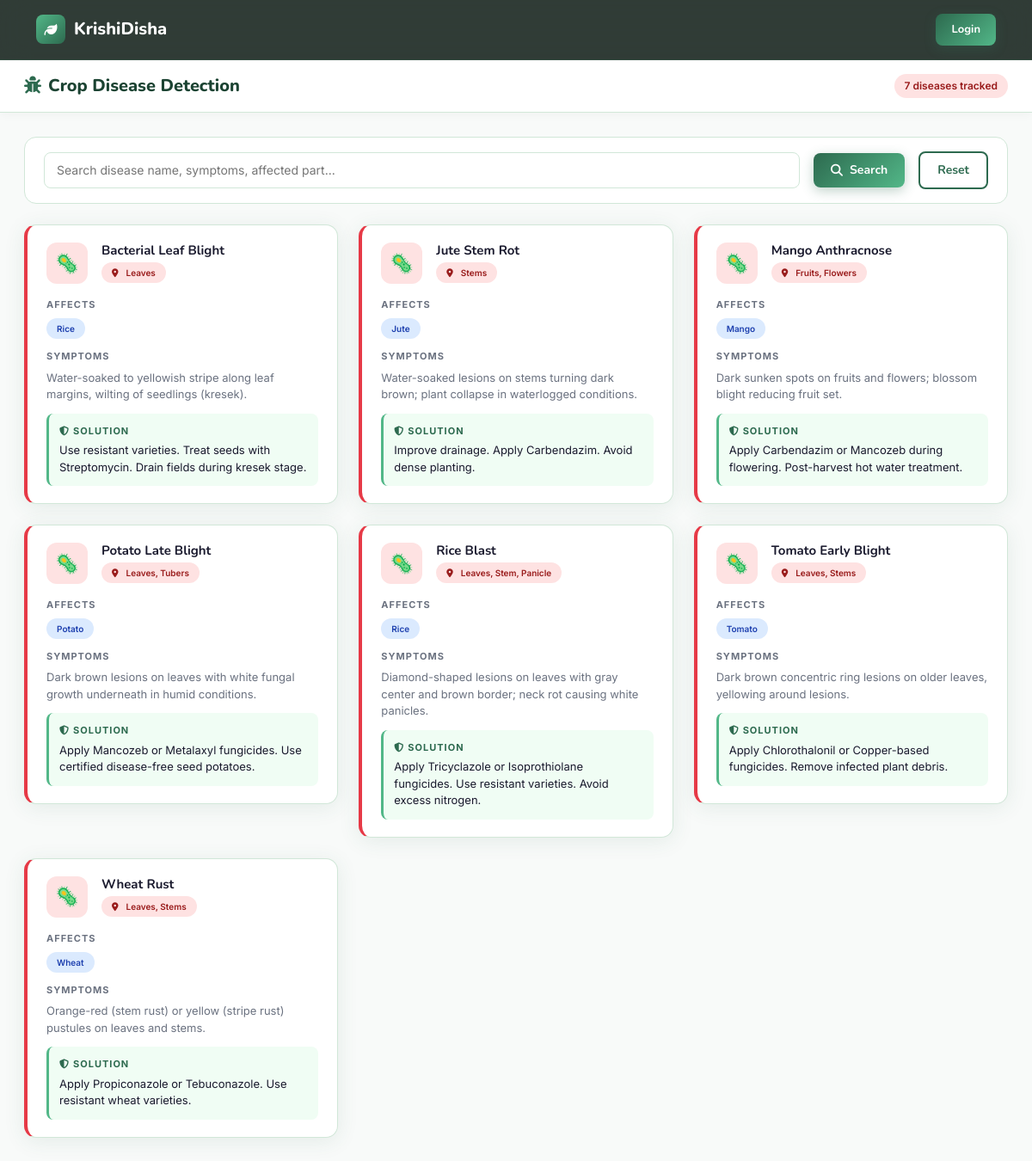
/modules/disease.php, run on the app's committed database.
### tables this page shows
CREATE TABLE DISEASE (
    id INT AUTO_INCREMENT PRIMARY KEY,
    name VARCHAR(200) NOT NULL,
    image VARCHAR(255),
    symptoms TEXT,
    solution TEXT,
    affected_part VARCHAR(100)
);

### includes/auth_check.php (called while the page is built, shortened)
<?php
function isLoggedIn(): bool {
    return isset($_SESSION['user_id']);
}

### modules/disease.php (the view, shortened to what this page needs)
<?php
require_once __DIR__ . '/../includes/auth_check.php';
require_once __DIR__ . '/../config/db.php';
$search = trim($_GET['q'] ?? '');
$where  = $search ? "WHERE d.name LIKE ? OR d.symptoms LIKE ? OR d.affected_part LIKE ?" : "";
$params = $search ? ["%$search%","%$search%","%$search%"] : [];
$stmt = $pdo->prepare("
    SELECT d.*, GROUP_CONCAT(c.name SEPARATOR ', ') as affected_crops
    FROM DISEASE d
    LEFT JOIN CROP_DISEASE cd ON d.id=cd.disease_id
    LEFT JOIN CROP c ON cd.crop_id=c.id
    $where
    GROUP BY d.id
    ORDER BY d.name ASC
");
$stmt->execute($params);
$diseases = $stmt->fetchAll();
?>
<?php include __DIR__ . '/../includes/header.php'; ?>
<?php $isAuth = isLoggedIn(); ?>
<?php if ($isAuth): ?>
<div class="layout-wrapper">
<?php include __DIR__ . '/../includes/sidebar.php'; ?>
<div class="main-content">
<?php else: ?>
<nav class="kd-navbar"><div class="container"><div class="d-flex align-items-center justify-content-between"><a href="/KrishiDisha/index.php" class="navbar-brand" style="display:flex;align-items:center;gap:10px;font-family:'Nunito',sans-serif;font-size:20px;font-weight:800;color:#fff;"><div style="width:34px;height:34px;background:linear-gradient(135deg,#52b788,#2d6a4f);border-radius:8px;display:flex;align-items:center;justify-content:center;"><i class="fa-solid fa-leaf" style="color:#fff;font-size:15px;"></i></div>KrishiDisha</a><a href="/KrishiDisha/auth/login.php" class="btn-kd btn-kd-primary" style="padding:8px 18px;font-size:13px;">Login</a></div></div></nav>
<div style="padding-top:70px;">
<?php endif; ?>
<div class="topbar">
    <div class="d-flex align-items-center gap-3">
        <div class="topbar-title"><i class="fa-solid fa-bug me-2" style="color:var(--danger);"></i>Crop Disease Detection</div>
    </div>
    <div class="topbar-actions"><span class="badge-kd badge-danger"><?= count($diseases) ?> diseases tracked</span></div>
</div>
<div class="page-body">
    <form class="filter-bar" method="GET">
        <input type="text" name="q" placeholder="Search disease name, symptoms, affected part..." value="<?= htmlspecialchars($search) ?>" style="flex:2;">
        <button type="submit" class="btn-kd btn-kd-primary"><i class="fa-solid fa-search"></i> Search</button>
        <a href="disease.php" class="btn-kd btn-kd-outline">Reset</a>
    </form>
    <div class="row g-4">
        <?php foreach ($diseases as $d): ?>
        <div class="col-md-6 col-lg-4">
            <div class="card-kd" style="border-left:4px solid var(--danger);">
                <div class="card-body-kd">
                    <div class="d-flex align-items-start gap-3 mb-3">
                        <div style="width:48px;height:48px;background:#fee2e2;border-radius:12px;display:flex;align-items:center;justify-content:center;font-size:22px;flex-shrink:0;">🦠</div>
                        <div>
                            <h5 style="font-size:15px;margin-bottom:4px;"><?= htmlspecialchars($d['name']) ?></h5>
                            <span class="badge-kd badge-danger" style="font-size:10px;"><i class="fa-solid fa-location-dot me-1"></i><?= htmlspecialchars($d['affected_part'] ?? 'N/A') ?></span>
                        </div>
                    </div>
                    <?php if ($d['affected_crops']): ?>
                    <div style="margin-bottom:12px;">
                        <div style="font-size:11px;font-weight:700;text-transform:uppercase;letter-spacing:1px;color:var(--text-muted);margin-bottom:6px;">Affects</div>
                        <div style="display:flex;flex-wrap:wrap;gap:4px;">
                            <?php foreach (explode(', ', $d['affected_crops']) as $crop): ?>
                            <span class="badge-kd badge-info" style="font-size:10px;"><?= htmlspecialchars(trim($crop)) ?></span>
                            <?php endforeach; ?>
                        </div>
                    </div>
                    <?php endif; ?>
                    <div style="margin-bottom:12px;">
                        <div style="font-size:11px;font-weight:700;text-transform:uppercase;letter-spacing:1px;color:var(--text-muted);margin-bottom:6px;">Symptoms</div>
                        <p style="font-size:13px;color:var(--text-muted);line-height:1.5;margin:0;"><?= htmlspecialchars($d['symptoms'] ?? 'N/A') ?></p>
                    </div>
                    <div style="background:#f0fdf4;border-radius:8px;padding:12px;border-left:3px solid var(--primary-light);">
                        <div style="font-size:11px;font-weight:700;text-transform:uppercase;letter-spacing:1px;color:var(--primary);margin-bottom:4px;"><i class="fa-solid fa-shield-halved me-1"></i>Solution</div>
                        <p style="font-size:13px;color:var(--text);line-height:1.5;margin:0;"><?= htmlspecialchars($d['solution'] ?? 'N/A') ?></p>
                    </div>
                </div>
            </div>
        </div>
        <?php endforeach; ?>
    </div>
</div>
<?php if ($isAuth): ?></div></div><?php else: ?></div><?php endif; ?>
<?php include __DIR__ . '/../includes/footer.php'; ?>

### includes/header.php (shortened to what this page needs)
<!DOCTYPE html>
<html lang="en">
<head>
    <link rel="stylesheet" href="https://cdn.jsdelivr.net/npm/bootstrap@5.3.2/dist/css/bootstrap.min.css">
    <link rel="stylesheet" href="https://cdnjs.cloudflare.com/ajax/libs/font-awesome/6.5.0/css/all.min.css">
    <link rel="stylesheet" href="/KrishiDisha/assets/css/style.css">
</head>
<?php
$theme_style = "";
?>
<body <?= $theme_style ?>>

### includes/footer.php (shortened to what this page needs)
</body>
</html>

### assets/css/style.css (style rules this page uses)
:root { --primary: #2d6a4f; --primary-light: #52b788; --primary-dark: #1b4332; --accent: #74c69d; --accent2: #b7e4c7; --accent3: #d8f3dc; --gold: #f4a261; --gold-light: #ffd166; --danger: #e63946; --warning: #f4a261; --info: #4895ef; --dark: #0d1b14; --dark2: #162820; --dark3: #1e3a2f; --surface: #ffffff; --surface2: #f8faf9; --surface3: #eef6f1; --text: #1a1a2e; --text-muted: #6b7280; --border: #d1e7d8; --sidebar-w: 260px; --radius: 14px; --radius-sm: 8px; --shadow: 0 4px 24px rgba(45,106,79,0.10); --shadow-lg: 0 8px 40px rgba(45,106,79,0.18); --transition: 0.25s cubic-bezier(0.4,0,0.2,1); }
*, *::before, *::after { box-sizing: border-box; margin: 0; padding: 0; }
html { scroll-behavior: smooth; }
body { font-family: 'Inter', sans-serif; font-size: 15px; color: var(--text); background: var(--surface2); line-height: 1.6; }
h1,h2,h3,h4,h5,h6 { font-family: 'Nunito', sans-serif; font-weight: 700; }
a { text-decoration: none; color: inherit; }
.topbar { background: var(--surface); border-bottom: 1px solid var(--border); padding: 14px 28px; display: flex; align-items: center; justify-content: space-between; position: sticky; top: 0; z-index: 100; box-shadow: 0 2px 12px rgba(0,0,0,0.04); }
.topbar-title { font-family: 'Nunito', sans-serif; font-size: 20px; font-weight: 800; color: var(--primary-dark); }
.topbar-title i { color: var(--primary) !important; }
.topbar-actions { display: flex; align-items: center; gap: 12px; }
.page-body { padding: 28px; flex: 1; }
.card-kd { background: var(--surface); border: 1px solid var(--border); border-radius: var(--radius); box-shadow: var(--shadow); transition: transform var(--transition), box-shadow var(--transition); overflow: hidden; }
.card-kd .card-body-kd { padding: 20px 22px; }
.btn-kd { display: inline-flex; align-items: center; gap: 8px; padding: 9px 20px; border-radius: var(--radius-sm); font-family: 'Nunito', sans-serif; font-weight: 700; font-size: 14px; border: none; cursor: pointer; transition: all var(--transition); text-decoration: none; }
.btn-kd-primary { background: linear-gradient(135deg, var(--primary), var(--primary-light)); color: #fff; box-shadow: 0 4px 14px rgba(45,106,79,0.3); }
.btn-kd-outline { background: transparent; border: 2px solid var(--primary); color: var(--primary); }
.badge-kd { display: inline-flex; align-items: center; gap: 5px; padding: 4px 12px; border-radius: 20px; font-size: 12px; font-weight: 600; }
.badge-danger { background: #fee2e2; color: #991b1b; }
.badge-info { background: #dbeafe; color: #1e40af; }
.kd-navbar { position: fixed; top: 0; left: 0; right: 0; z-index: 999; padding: 16px 0; background: rgba(13,27,20,0.85); backdrop-filter: blur(16px); border-bottom: 1px solid rgba(82,183,136,0.15); transition: all var(--transition); }
.kd-navbar .navbar-brand { display: flex; align-items: center; gap: 10px; font-family: 'Nunito', sans-serif; font-size: 22px; font-weight: 800; color: #fff; }
.filter-bar { background: var(--surface); border: 1px solid var(--border); border-radius: var(--radius); padding: 16px 22px; margin-bottom: 24px; display: flex; gap: 16px; align-items: center; flex-wrap: wrap; }
.filter-bar input, .filter-bar select { flex: 1; min-width: 160px; padding: 9px 14px; border: 1.5px solid var(--border); border-radius: var(--radius-sm); font-size: 14px; outline: none; transition: border-color var(--transition); }

### data on the page
disease: name "Bacterial Leaf Blight", affected_part "Leaves", crop "Rice", symptoms "Water-soaked to yellowish stripe along leaf margins, wilting of seedlings (kresek).", solution "Use resistant varieties. Treat seeds with Streptomycin. Drain fields during kresek stage."
disease: name "Jute Stem Rot", affected_part "Stems", crop "Jute", symptoms "Water-soaked lesions on stems turning dark brown; plant collapse in waterlogged conditions.", solution "Improve drainage. Apply Carbendazim. Avoid dense planting."
disease: name "Mango Anthracnose", affected_part "Fruits, Flowers", crop "Mango", symptoms "Dark sunken spots on fruits and flowers; blossom blight reducing fruit set.", solution "Apply Carbendazim or Mancozeb during flowering. Post-harvest hot water treatment."
disease: name "Potato Late Blight", affected_part "Leaves, Tubers", crop "Potato", symptoms "Dark brown lesions on leaves with white fungal growth underneath in humid conditions.", solution "Apply Mancozeb or Metalaxyl fungicides. Use certified disease-free seed potatoes."
disease: name "Rice Blast", affected_part "Leaves, Stem, Panicle", crop "Rice", symptoms "Diamond-shaped lesions on leaves with gray center and brown border; neck rot causing white panicles.", solution "Apply Tricyclazole or Isoprothiolane fungicides. Use resistant varieties. Avoid excess nitrogen."
disease: name "Tomato Early Blight", affected_part "Leaves, Stems", crop "Tomato", symptoms "Dark brown concentric ring lesions on older leaves, yellowing around lesions.", solution "Apply Chlorothalonil or Copper-based fungicides. Remove infected plant debris."
disease: name "Wheat Rust", affected_part "Leaves, Stems", crop "Wheat", symptoms "Orange-red (stem rust) or yellow (stripe rust) pustules on leaves and stems.", solution "Apply Propiconazole or Tebuconazole. Use resistant wheat varieties."

### other printed values
count($diseases) "7"
